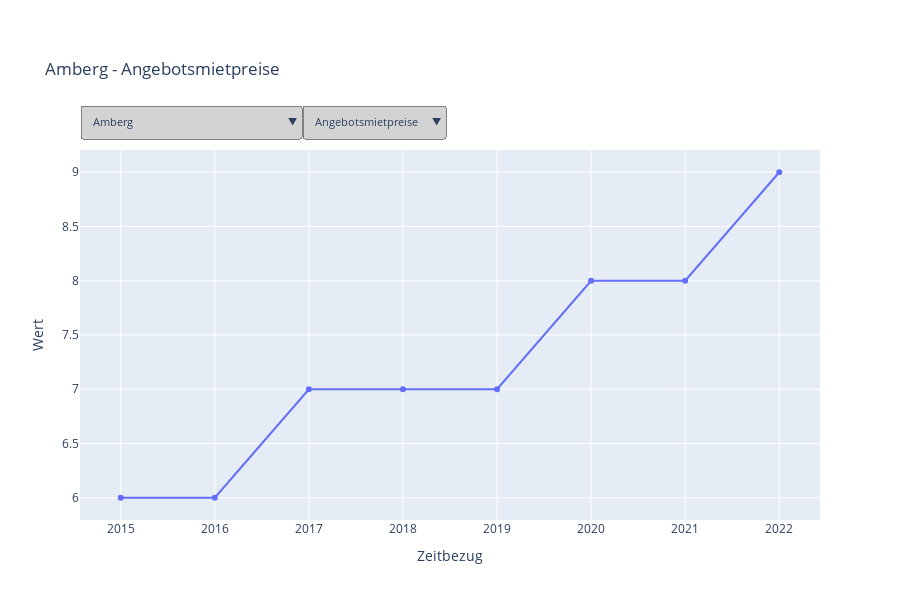

Here is the notebook cell this chart was saved with:
### Code cell
import plotly
import plotly.graph_objects as go

# Prepare data with all indicators and kreise
df_all = cleaned_df.copy()
df_all["Zeitbezug"] = pd.to_numeric(df_all["Zeitbezug"], errors="coerce").astype("Int64")
df_all = df_all.dropna(subset=["Zeitbezug"])

# Get unique kreise and indikatoren
kreise_list = sorted(df_all["Name"].unique())
indikatoren_all = sorted(df_all["Indikator"].unique())

# Create figure with dropdowns
fig = go.Figure()

# Add traces for each combination of Kreis and Indikator
for kreis in kreise_list:
    for indikator in indikatoren_all:
        df_subset = df_all[(df_all["Name"] == kreis) & (df_all["Indikator"] == indikator)]
        df_subset = df_subset.sort_values("Zeitbezug")
        
        if not df_subset.empty:
            visible = (kreis == kreise_list[0]) and (indikator == indikatoren_all[0])
            fig.add_trace(go.Scatter(
                x=df_subset["Zeitbezug"],
                y=df_subset["Wert"],
                mode="lines+markers",
                name=f"{kreis} - {indikator}",
                visible=visible,
                hovertemplate=f"<b>{kreis}</b><br>Jahr: %{{x}}<br>{indikator}: %{{y:.2f}}<extra></extra>"
            ))

# Create dropdown buttons for Kreise
kreis_buttons = []
for kreis in kreise_list:
    visibility = [
        (trace.name.startswith(kreis)) for trace in fig.data
    ]
    kreis_buttons.append(
        dict(label=kreis, method="update", 
             args=[{"visible": visibility}, {"title": f"Indikatoren für {kreis}"}])
    )

# Create dropdown buttons for Indikatoren
indikator_buttons = []
for indikator in indikatoren_all:
    visibility = [
        (trace.name.endswith(indikator)) for trace in fig.data
    ]
    indikator_buttons.append(
        dict(label=indikator, method="update",
             args=[{"visible": visibility}, {"title": f"Zeitreihe: {indikator}"}])
    )

# Add dropdowns to layout
fig.update_layout(
    updatemenus=[
        dict(buttons=kreis_buttons, direction="down", pad={"r": 10, "t": 10},
             showactive=True, x=0.0, xanchor="left", y=1.15, yanchor="top",
             bgcolor="lightgray", bordercolor="gray", font=dict(size=11)),
        dict(buttons=indikator_buttons, direction="down", pad={"r": 10, "t": 10},
             showactive=True, x=0.3, xanchor="left", y=1.15, yanchor="top",
             bgcolor="lightgray", bordercolor="gray", font=dict(size=11))
    ],
    title=f"{kreise_list[0]} - {indikatoren_all[0]}",
    xaxis_title="Zeitbezug",
    yaxis_title="Wert",
    hovermode="x unified",
    height=600,
    margin=dict(t=150)
)

fig.show()
